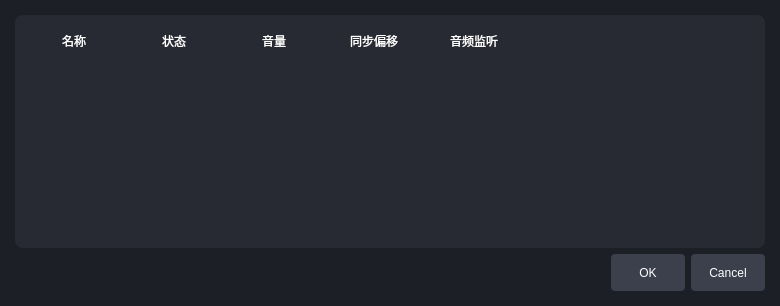
<?xml version="1.0" encoding="UTF-8"?>
<ui version="4.0">
 <class>AudioMixerDialog</class>
 <widget class="QDialog" name="AudioMixerDialog">
  <property name="geometry">
   <rect>
    <x>0</x>
    <y>0</y>
    <width>780</width>
    <height>306</height>
   </rect>
  </property>
  <property name="minimumSize">
   <size>
    <width>780</width>
    <height>0</height>
   </size>
  </property>
  <property name="maximumSize">
   <size>
    <width>780</width>
    <height>16777215</height>
   </size>
  </property>
  <property name="windowTitle">
   <string>Dialog</string>
  </property>
  <property name="styleSheet">
   <string notr="true">QDialog{
	background-color:#1D1F26
}


QLabel{
	color:white;
	font-size:14px;
	min-width:100px;
	max-width:100px;
}

QLineEdit{
	 background-color: #3C404D;
    border: 1px solid #3C3C3C;
    border-radius: 5px;
    padding: 4px 8px;
    color: white;
    font-size: 13px;
	min-height:25px;
	max-height:25px;

}
QComboBox {
    background-color: #3C404D;
    border: 1px solid #3C3C3C;
    border-radius: 5px;
    padding: 4px 8px;
    color: white;
    font-size: 13px;
	min-height:25px;
	max-height:25px;
}

QComboBox::drop-down {
    subcontrol-origin: padding;
    subcontrol-position: top right;
    width: 20px;
    border-left: 1px solid #3C3C3C;
    background-color: #3C404D;
}

QComboBox::down-arrow {
    image: url(:/sources/down.png);  /* 你可以用自己的箭头图标 */
	background-color: #3C404D;
    width: 12px;
    height: 12px;
}

QComboBox QAbstractItemView {
    background-color: #3C404D;
    border: 1px solid #3C3C3C;
    selection-background-color: #284CB8;
    selection-color: white;
    color: white;
    font-size: 13px;
    outline: 0;
}

QPushButton {
        background-color: #3C404D;
        border: none;
         border-radius: 4px;
         padding: 6px 12px;
         color: white;
		min-width:50px;
		max-width:50px;
		min-height:25px;
		max-height:25px;

}
QPushButton:hover { background-color: #3c3d47; }
QPushButton:pressed { background-color: #50515b; }


QSpinBox {
    background-color: #3C404D;
    border: 1px solid #3C3C3C;
    border-radius: 5px;
    padding: 4px 8px;
    color: white;
    font-size: 13px;
    min-height: 25px;
    max-height: 25px;
}

/* 去除边框阴影等默认效果 */
QSpinBox:focus {
    border: 1px solid #284CB8;
}

/* 上下按钮区域 */
QSpinBox::up-button, QSpinBox::down-button {
    background-color: #3C404D;
    subcontrol-origin: border;
    width: 20px;
    border-left: 1px solid #3C3C3C;
}

/* 上按钮图标 */
QSpinBox::up-arrow {
    image: url(:/sources/up.png); /* 使用你自己的图标 */
    width: 12px;
    height: 12px;
}

/* 下按钮图标 */
QSpinBox::down-arrow {
    image: url(:/sources/down.png); /* 使用你自己的图标 */
    width: 12px;
    height: 12px;
}

/* 关闭上下按钮按下时的高亮 */
QSpinBox::up-button:pressed,
QSpinBox::down-button:pressed {
    background-color: #50555E;
}

/* 去除输入焦点边框 */
QSpinBox::edit-field {
    background: transparent;
    padding-right: 24px; /* 给按钮留空间 */
}




QDoubleSpinBox {
    background-color: #3C404D;
    border: 1px solid #3C3C3C;
    border-radius: 5px;
    padding: 4px 8px;
    color: white;
    font-size: 13px;
    min-height: 25px;
    max-height: 25px;
}

/* 去除边框阴影等默认效果 */
QDoubleSpinBox:focus {
    border: 1px solid #284CB8;
}

/* 上下按钮区域 */
QDoubleSpinBox::up-button, QDoubleSpinBox::down-button {
    background-color: #3C404D;
    subcontrol-origin: border;
    width: 20px;
    border-left: 1px solid #3C3C3C;
}

/* 上按钮图标 */
QDoubleSpinBox::up-arrow {
    image: url(:/sources/up.png); /* 使用你自己的图标 */
    width: 12px;
    height: 12px;
}

/* 下按钮图标 */
QDoubleSpinBox::down-arrow {
    image: url(:/sources/down.png); /* 使用你自己的图标 */
    width: 12px;
    height: 12px;
}

/* 关闭上下按钮按下时的高亮 */
QDoubleSpinBox::up-button:pressed,
QDoubleSpinBox::down-button:pressed {
    background-color: #50555E;
}

/* 去除输入焦点边框 */
QDoubleSpinBox::edit-field {
    background: transparent;
    padding-right: 24px; /* 给按钮留空间 */
}</string>
  </property>
  <layout class="QGridLayout" name="gridLayout">
   <property name="leftMargin">
    <number>15</number>
   </property>
   <property name="topMargin">
    <number>15</number>
   </property>
   <property name="rightMargin">
    <number>15</number>
   </property>
   <property name="bottomMargin">
    <number>15</number>
   </property>
   <item row="1" column="0">
    <widget class="QDialogButtonBox" name="buttonBox">
     <property name="orientation">
      <enum>Qt::Orientation::Horizontal</enum>
     </property>
     <property name="standardButtons">
      <set>QDialogButtonBox::StandardButton::Cancel|QDialogButtonBox::StandardButton::Ok</set>
     </property>
    </widget>
   </item>
   <item row="0" column="0">
    <widget class="QWidget" name="containerWidget" native="true">
     <property name="styleSheet">
      <string notr="true">QWidget{
	background-color:#272A33;
	border-radius:8px;
}</string>
     </property>
     <layout class="QGridLayout" name="gridLayout_2">
      <item row="0" column="0">
       <widget class="QTableWidget" name="tableWidget">
        <property name="styleSheet">
         <string notr="true">/* 去除表格所有边框样式 */
QTableWidget {
    border: none;               /* 去除表格最外层边框 */
    background-color: #272A33;  /* 背景色（可根据需要调整） */
    color: #ffffff;             /* 文字颜色 */
    gridline-color: transparent;/* 网格线透明 */
}

QTableWidget::item {
    border: none;               /* 去除单元格边框 */
    padding: 4px 8px;           /* 单元格内边距 */
	text-align: left; /* 水平靠左 */
    vertical-align: middle; /* 垂直居中 */
}

/* 表头样式 */
QHeaderView::section {
    border: none;               /* 去除表头边框 */
    background-color: #272A33;  /* 表头背景色 */
    color: #ffffff;             /* 表头文字颜色 */
    padding: 6px 8px;           /* 表头内边距 */
	text-align:left;
    vertical-align: middle; /* 垂直居中 */
}

/* 滚动区域边框去除 */
QTableWidget QScrollArea {
    border: none;
}

/* 滚动条样式（可选） */
QTableWidget QScrollBar:vertical {
    background-color: #272822;
    width: 8px;
    margin: 0px;
}

QTableWidget QScrollBar::handle:vertical {
    background-color: #555555;
    border-radius: 4px;
}

QTableWidget QScrollBar:horizontal {
    background-color: #272822;
    height: 8px;
    margin: 0px;
}

QTableWidget QScrollBar::handle:horizontal {
    background-color: #555555;
    border-radius: 4px;
}

</string>
        </property>
        <property name="defaultDropAction">
         <enum>Qt::DropAction::IgnoreAction</enum>
        </property>
        <property name="selectionMode">
         <enum>QAbstractItemView::SelectionMode::NoSelection</enum>
        </property>
        <property name="showGrid">
         <bool>false</bool>
        </property>
        <property name="gridStyle">
         <enum>Qt::PenStyle::NoPen</enum>
        </property>
        <attribute name="horizontalHeaderVisible">
         <bool>true</bool>
        </attribute>
        <attribute name="horizontalHeaderHighlightSections">
         <bool>false</bool>
        </attribute>
        <attribute name="verticalHeaderVisible">
         <bool>false</bool>
        </attribute>
        <attribute name="verticalHeaderHighlightSections">
         <bool>false</bool>
        </attribute>
        <column>
         <property name="text">
          <string>名称</string>
         </property>
        </column>
        <column>
         <property name="text">
          <string>状态</string>
         </property>
        </column>
        <column>
         <property name="text">
          <string>音量</string>
         </property>
        </column>
        <column>
         <property name="text">
          <string>同步偏移</string>
         </property>
        </column>
        <column>
         <property name="text">
          <string>音频监听</string>
         </property>
        </column>
       </widget>
      </item>
     </layout>
    </widget>
   </item>
  </layout>
 </widget>
 <resources/>
 <connections>
  <connection>
   <sender>buttonBox</sender>
   <signal>accepted()</signal>
   <receiver>AudioMixerDialog</receiver>
   <slot>accept()</slot>
   <hints>
    <hint type="sourcelabel">
     <x>248</x>
     <y>254</y>
    </hint>
    <hint type="destinationlabel">
     <x>157</x>
     <y>274</y>
    </hint>
   </hints>
  </connection>
  <connection>
   <sender>buttonBox</sender>
   <signal>rejected()</signal>
   <receiver>AudioMixerDialog</receiver>
   <slot>reject()</slot>
   <hints>
    <hint type="sourcelabel">
     <x>316</x>
     <y>260</y>
    </hint>
    <hint type="destinationlabel">
     <x>286</x>
     <y>274</y>
    </hint>
   </hints>
  </connection>
 </connections>
</ui>
